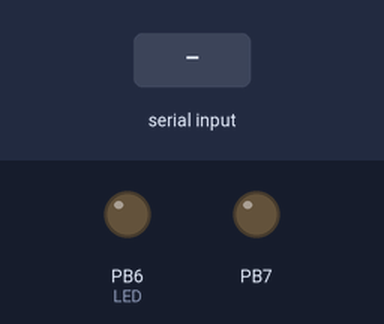
Simulated run of this program. Board: ATmega128, built with avr-gcc and emulated at 7.3728 MHz. Shown: output pins drawn as LEDs (lit = HIGH). The inputs (shaded band) are chosen by the test bench.

Above: at 1.2 s.
1.3 s: "0" received over Serial
At 1.8 s:
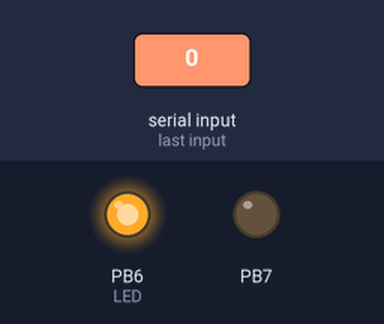
2.8 s: "2" received over Serial
At 5.6 s:
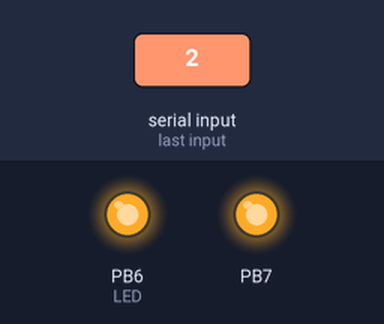
5.8 s: "1" received over Serial
At 6.4 s:
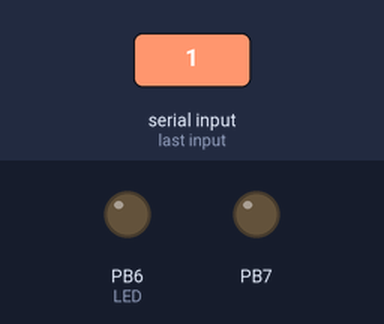
7.3 s: "2" received over Serial
At 10.2 s:
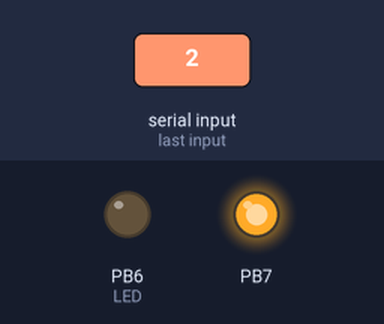
Timing chart, 0 to 11.3 s (numbered marks = the images above; inputs shaded):
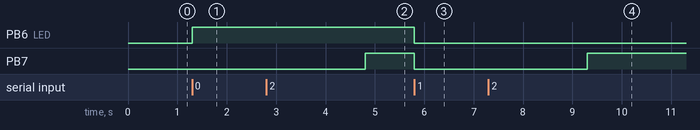

Measured:
- after the input at 1.3 s, PB6 (LED): LOW → HIGH at once
- after the input at 2.8 s, PB7: LOW → HIGH after 2.0 s
- after the input at 5.8 s, PB6 (LED), PB7: HIGH → LOW at once
- after the input at 7.3 s, PB7: LOW → HIGH after 2.0 s

The program:

main.c
```c
/*
 * uart_project1.c
 *
 * Created: 6/6/2025 3:19:17 PM
 * Author : ThanhHuy
 */
/*
Baud 4800
8 bit data
1 stop bit
no parity bit
*/
#include <avr/io.h>
#define F_CPU 7372800UL
#include <avr/interrupt.h>

int main(void)
{


    /* Replace with your application code */


	//cau hinh uart1
	UBRR0H = 0;
	UBRR0L = 47;

	UCSR0A = 0x00;

	//cho phep nhan du lieu, truyen du lieu va ngat khi nhan xong
	UCSR0B = (1<<RXEN0)|(1<<TXEN0)|(1<<RXCIE0);

	// set truyen 8 bit
	UCSR0C = (1<<UCSZ01)|(1<<UCSZ00);
	// C?u hình chân PB6,PB7 là OUTPUT ?? ?i?u khi?n LED,buzzer
	DDRB |= (1<<PB6)|(1<<PB7);
	sei(); // cho phep ngat toan cuc
    while (1)
    {
    }
}

// Interrupt Service Routine for UART1 receive
ISR(USART0_RX_vect) {
	unsigned char u_data = UDR0; // Read received data
	if (u_data == '0') {
		PORTB |= (1<<PB6); // B?t LED
		TCCR1B &= ~((1 << CS12) | (1 << CS11) | (1 << CS10)); // Stop Timer1 (clear prescaler)
		TIMSK &=~(1<<TOIE1);
		PORTB &=~(1<<PB7);
		} else if (u_data == '1' || u_data == '\0') { // Thêm ?i?u ki?n cho '0' ?? t?t LED
		PORTB &= ~(1<<PB6); // T?t LED
		TCCR1B &= ~((1 << CS12) | (1 << CS11) | (1 << CS10)); // Stop Timer1 (clear prescaler)
		TIMSK &=~(1<<TOIE1);
		PORTB &=~(1<<PB7);
	}else{
		//SU DUNG TIMER  THANH 16BIT
		TCCR1B |=(1<<CS12)|(1<<CS10); //chia t?n 1024
		TCNT1 = 0xC7C0;
		TIMSK |=(1<<TOIE1); // cho phép ng?t tràn.
	}
}
ISR(TIMER1_OVF_vect){
	TCNT1 = 0xC7C;
	PORTB ^= 128; // 1000 000
}
/************************************************************************/
/*	TÍNH GIÁ TR? CHO TIMER
	F_CPU = 7372800
	Chia t?n 1024 =>   7372800 / 1024 =  7200

	Mong mu?n c? 2s buzzer s? kêu 1 l?n
	7200 * 2 = 14400
	65536 - 14400 = 51.136  (C7C0)                                                   */
/************************************************************************/
```
